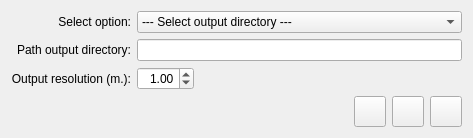
<?xml version="1.0" encoding="UTF-8"?>
<ui version="4.0">
 <class>generateMosaicImages</class>
 <widget class="QDialog" name="generateMosaicImages">
  <property name="geometry">
   <rect>
    <x>0</x>
    <y>0</y>
    <width>473</width>
    <height>132</height>
   </rect>
  </property>
  <property name="windowTitle">
   <string>Generated mosaic images</string>
  </property>
  <property name="windowIcon">
   <iconset>
    <normaloff>:/plugins/pflip_uav_pafyc/icons/raster-overview.png</normaloff>:/plugins/pflip_uav_pafyc/icons/raster-overview.png</iconset>
  </property>
  <layout class="QGridLayout" name="gridLayout_2">
   <item row="0" column="0">
    <layout class="QGridLayout" name="gridLayout">
     <item row="2" column="1">
      <layout class="QHBoxLayout" name="horizontalLayout_2">
       <item>
        <widget class="QDoubleSpinBox" name="doubleSpinBox_outputResolution">
         <property name="alignment">
          <set>Qt::AlignRight|Qt::AlignTrailing|Qt::AlignVCenter</set>
         </property>
         <property name="decimals">
          <number>2</number>
         </property>
         <property name="minimum">
          <double>0.050000000000000</double>
         </property>
         <property name="maximum">
          <double>10.000000000000000</double>
         </property>
         <property name="singleStep">
          <double>0.250000000000000</double>
         </property>
         <property name="value">
          <double>1.000000000000000</double>
         </property>
        </widget>
       </item>
       <item>
        <spacer name="horizontalSpacer_2">
         <property name="orientation">
          <enum>Qt::Horizontal</enum>
         </property>
         <property name="sizeHint" stdset="0">
          <size>
           <width>40</width>
           <height>20</height>
          </size>
         </property>
        </spacer>
       </item>
      </layout>
     </item>
     <item row="2" column="0">
      <widget class="QLabel" name="label_2">
       <property name="text">
        <string>Output resolution (m.):</string>
       </property>
       <property name="alignment">
        <set>Qt::AlignRight|Qt::AlignTrailing|Qt::AlignVCenter</set>
       </property>
      </widget>
     </item>
     <item row="0" column="0">
      <widget class="QLabel" name="label">
       <property name="text">
        <string>Select option:</string>
       </property>
       <property name="alignment">
        <set>Qt::AlignRight|Qt::AlignTrailing|Qt::AlignVCenter</set>
       </property>
      </widget>
     </item>
     <item row="0" column="1">
      <widget class="QComboBox" name="comboBox_output_directory">
       <item>
        <property name="text">
         <string>--- Select output directory ---</string>
        </property>
       </item>
       <item>
        <property name="text">
         <string>Common data directory</string>
        </property>
       </item>
       <item>
        <property name="text">
         <string>Project data directory</string>
        </property>
       </item>
       <item>
        <property name="text">
         <string>Search directory ...</string>
        </property>
       </item>
      </widget>
     </item>
     <item row="1" column="1">
      <widget class="QLineEdit" name="lineEdit_pathDir">
       <property name="text">
        <string/>
       </property>
       <property name="readOnly">
        <bool>true</bool>
       </property>
      </widget>
     </item>
     <item row="1" column="0">
      <widget class="QLabel" name="label_3">
       <property name="text">
        <string>Path output directory:</string>
       </property>
       <property name="alignment">
        <set>Qt::AlignRight|Qt::AlignTrailing|Qt::AlignVCenter</set>
       </property>
      </widget>
     </item>
    </layout>
   </item>
   <item row="1" column="0">
    <layout class="QHBoxLayout" name="horizontalLayout">
     <item>
      <spacer name="horizontalSpacer">
       <property name="orientation">
        <enum>Qt::Horizontal</enum>
       </property>
       <property name="sizeHint" stdset="0">
        <size>
         <width>88</width>
         <height>20</height>
        </size>
       </property>
      </spacer>
     </item>
     <item>
      <widget class="QToolButton" name="toolButton_process">
       <property name="toolTip">
        <string>Process tiles</string>
       </property>
       <property name="text">
        <string/>
       </property>
       <property name="icon">
        <iconset resource="../resources.qrc">
         <normaloff>:/plugins/pflip_uav_pafyc/icons/processing.png</normaloff>:/plugins/pflip_uav_pafyc/icons/processing.png</iconset>
       </property>
       <property name="iconSize">
        <size>
         <width>24</width>
         <height>24</height>
        </size>
       </property>
      </widget>
     </item>
     <item>
      <widget class="QToolButton" name="toolButton_saveImage">
       <property name="toolTip">
        <string>Save tiles</string>
       </property>
       <property name="icon">
        <iconset resource="../resources.qrc">
         <normaloff>:/plugins/pflip_uav_pafyc/icons/filesave.png</normaloff>:/plugins/pflip_uav_pafyc/icons/filesave.png</iconset>
       </property>
       <property name="iconSize">
        <size>
         <width>24</width>
         <height>24</height>
        </size>
       </property>
      </widget>
     </item>
     <item>
      <widget class="QToolButton" name="toolButton_mosaic">
       <property name="toolTip">
        <string>Mosaic</string>
       </property>
       <property name="text">
        <string/>
       </property>
       <property name="icon">
        <iconset resource="../resources.qrc">
         <normaloff>:/plugins/pflip_uav_pafyc/icons/tiles.png</normaloff>:/plugins/pflip_uav_pafyc/icons/tiles.png</iconset>
       </property>
       <property name="iconSize">
        <size>
         <width>24</width>
         <height>24</height>
        </size>
       </property>
      </widget>
     </item>
    </layout>
   </item>
  </layout>
  <zorder></zorder>
 </widget>
 <resources>
  <include location="../resources.qrc"/>
 </resources>
 <connections/>
</ui>
